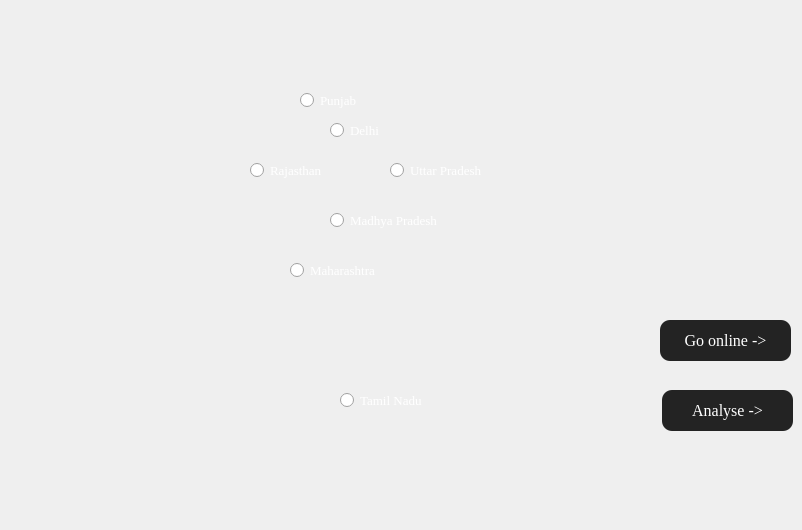
                   <widget class="QWidget" name="page_9">
                    <widget class="QLabel" name="Select_state_pic">
                     <property name="geometry">
                      <rect>
                       <x>180</x>
                       <y>-40</y>
                       <width>431</width>
                       <height>521</height>
                      </rect>
                     </property>
                     <property name="text">
                      <string/>
                     </property>
                     <property name="pixmap">
                      <pixmap>Focus map.png</pixmap>
                     </property>
                     <property name="scaledContents">
                      <bool>true</bool>
                     </property>
                    </widget>
                    <widget class="QRadioButton" name="rajasthan">
                     <property name="geometry">
                      <rect>
                       <x>250</x>
                       <y>160</y>
                       <width>101</width>
                       <height>21</height>
                      </rect>
                     </property>
                     <property name="font">
                      <font>
                       <family>Georgia</family>
                       <pointsize>10</pointsize>
                      </font>
                     </property>
                     <property name="styleSheet">
                      <string notr="true">color: rgb(255, 255, 255);</string>
                     </property>
                     <property name="text">
                      <string>Rajasthan</string>
                     </property>
                    </widget>
                    <widget class="QRadioButton" name="maharashtra">
                     <property name="geometry">
                      <rect>
                       <x>290</x>
                       <y>260</y>
                       <width>131</width>
                       <height>21</height>
                      </rect>
                     </property>
                     <property name="font">
                      <font>
                       <family>Georgia</family>
                       <pointsize>10</pointsize>
                      </font>
                     </property>
                     <property name="styleSheet">
                      <string notr="true">color: rgb(255, 255, 255);</string>
                     </property>
                     <property name="text">
                      <string>Maharashtra</string>
                     </property>
                    </widget>
                    <widget class="QRadioButton" name="madhyapradesh">
                     <property name="geometry">
                      <rect>
                       <x>330</x>
                       <y>210</y>
                       <width>151</width>
                       <height>21</height>
                      </rect>
                     </property>
                     <property name="font">
                      <font>
                       <family>Georgia</family>
                       <pointsize>10</pointsize>
                      </font>
                     </property>
                     <property name="styleSheet">
                      <string notr="true">color: rgb(255, 255, 255);</string>
                     </property>
                     <property name="text">
                      <string>Madhya Pradesh</string>
                     </property>
                    </widget>
                    <widget class="QRadioButton" name="tamil_nadu">
                     <property name="geometry">
                      <rect>
                       <x>340</x>
                       <y>390</y>
                       <width>121</width>
                       <height>21</height>
                      </rect>
                     </property>
                     <property name="font">
                      <font>
                       <family>Georgia</family>
                       <pointsize>10</pointsize>
                      </font>
                     </property>
                     <property name="styleSheet">
                      <string notr="true">color: rgb(255, 255, 255);</string>
                     </property>
                     <property name="text">
                      <string>Tamil Nadu</string>
                     </property>
                    </widget>
                    <widget class="QRadioButton" name="Uttar_Pradesh">
                     <property name="geometry">
                      <rect>
                       <x>390</x>
                       <y>160</y>
                       <width>131</width>
                       <height>21</height>
                      </rect>
                     </property>
                     <property name="font">
                      <font>
                       <family>Georgia</family>
                       <pointsize>10</pointsize>
                      </font>
                     </property>
                     <property name="styleSheet">
                      <string notr="true">color: rgb(255, 255, 255);</string>
                     </property>
                     <property name="text">
                      <string>Uttar Pradesh</string>
                     </property>
                    </widget>
                    <widget class="QRadioButton" name="punjab">
                     <property name="geometry">
                      <rect>
                       <x>300</x>
                       <y>90</y>
                       <width>81</width>
                       <height>21</height>
                      </rect>
                     </property>
                     <property name="font">
                      <font>
                       <family>Georgia</family>
                       <pointsize>10</pointsize>
                      </font>
                     </property>
                     <property name="styleSheet">
                      <string notr="true">color: rgb(255, 255, 255);</string>
                     </property>
                     <property name="text">
                      <string>Punjab</string>
                     </property>
                    </widget>
                    <widget class="QRadioButton" name="delhi">
                     <property name="geometry">
                      <rect>
                       <x>330</x>
                       <y>120</y>
                       <width>71</width>
                       <height>21</height>
                      </rect>
                     </property>
                     <property name="font">
                      <font>
                       <family>Georgia</family>
                       <pointsize>10</pointsize>
                      </font>
                     </property>
                     <property name="styleSheet">
                      <string notr="true">color: rgb(255, 255, 255);</string>
                     </property>
                     <property name="text">
                      <string>Delhi</string>
                     </property>
                    </widget>
                    <widget class="QPushButton" name="Analyse_button">
                     <property name="geometry">
                      <rect>
                       <x>662</x>
                       <y>390</y>
                       <width>131</width>
                       <height>41</height>
                      </rect>
                     </property>
                     <property name="font">
                      <font>
                       <family>Georgia</family>
                       <pointsize>12</pointsize>
                      </font>
                     </property>
                     <property name="styleSheet">
                      <string notr="true">QPushButton {
	color: rgb(255, 255, 255);
	background-color: rgb(35, 35, 35);
	border: 0px solid;
	border-radius:10px;
}
QPushButton:hover {
	background-color: rgb(85, 170, 255);
}</string>
                     </property>
                     <property name="text">
                      <string>Analyse -&gt;</string>
                     </property>
                    </widget>
                    <widget class="QPushButton" name="Go_online_button">
                     <property name="geometry">
                      <rect>
                       <x>660</x>
                       <y>320</y>
                       <width>131</width>
                       <height>41</height>
                      </rect>
                     </property>
                     <property name="font">
                      <font>
                       <family>Georgia</family>
                       <pointsize>12</pointsize>
                      </font>
                     </property>
                     <property name="styleSheet">
                      <string notr="true">QPushButton {
	color: rgb(255, 255, 255);
	background-color: rgb(35, 35, 35);
	border: 0px solid;
	border-radius:10px;
}
QPushButton:hover {
	background-color: rgb(85, 170, 255);
}</string>
                     </property>
                     <property name="text">
                      <string>Go online -&gt;</string>
                     </property>
                    </widget>
                   </widget>
